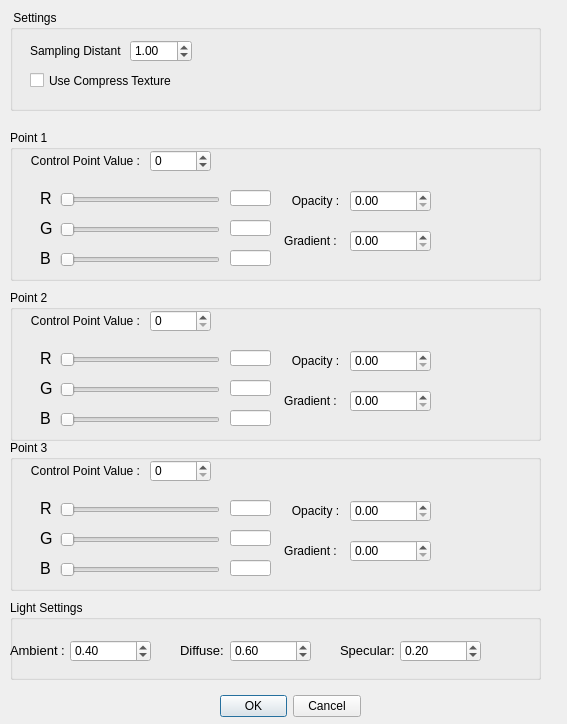
<?xml version="1.0" encoding="UTF-8"?>
<ui version="4.0">
 <class>texturemapper</class>
 <widget class="QDialog" name="texturemapper">
  <property name="geometry">
   <rect>
    <x>0</x>
    <y>0</y>
    <width>567</width>
    <height>724</height>
   </rect>
  </property>
  <property name="windowTitle">
   <string>Texture-based Rendering Settings</string>
  </property>
  <widget class="QDialogButtonBox" name="buttonBox">
   <property name="geometry">
    <rect>
     <x>220</x>
     <y>690</y>
     <width>141</width>
     <height>32</height>
    </rect>
   </property>
   <property name="orientation">
    <enum>Qt::Horizontal</enum>
   </property>
   <property name="standardButtons">
    <set>QDialogButtonBox::Cancel|QDialogButtonBox::Ok</set>
   </property>
   <property name="centerButtons">
    <bool>true</bool>
   </property>
  </widget>
  <widget class="QGroupBox" name="groupBox_4">
   <property name="geometry">
    <rect>
     <x>10</x>
     <y>600</y>
     <width>531</width>
     <height>80</height>
    </rect>
   </property>
   <property name="title">
    <string>Light Settings</string>
   </property>
   <widget class="QLabel" name="label_7">
    <property name="geometry">
     <rect>
      <x>0</x>
      <y>40</y>
      <width>61</width>
      <height>21</height>
     </rect>
    </property>
    <property name="font">
     <font>
      <pointsize>10</pointsize>
     </font>
    </property>
    <property name="text">
     <string>Ambient :</string>
    </property>
   </widget>
   <widget class="QLabel" name="label_8">
    <property name="geometry">
     <rect>
      <x>170</x>
      <y>40</y>
      <width>51</width>
      <height>21</height>
     </rect>
    </property>
    <property name="font">
     <font>
      <pointsize>10</pointsize>
     </font>
    </property>
    <property name="text">
     <string>Diffuse:</string>
    </property>
   </widget>
   <widget class="QLabel" name="label_9">
    <property name="geometry">
     <rect>
      <x>330</x>
      <y>40</y>
      <width>61</width>
      <height>21</height>
     </rect>
    </property>
    <property name="font">
     <font>
      <pointsize>10</pointsize>
     </font>
    </property>
    <property name="text">
     <string>Specular:</string>
    </property>
   </widget>
   <widget class="QDoubleSpinBox" name="_Ambient">
    <property name="geometry">
     <rect>
      <x>60</x>
      <y>40</y>
      <width>81</width>
      <height>22</height>
     </rect>
    </property>
    <property name="maximum">
     <double>1.000000000000000</double>
    </property>
    <property name="singleStep">
     <double>0.100000000000000</double>
    </property>
    <property name="value">
     <double>0.400000000000000</double>
    </property>
   </widget>
   <widget class="QDoubleSpinBox" name="_Diffuse">
    <property name="geometry">
     <rect>
      <x>220</x>
      <y>40</y>
      <width>81</width>
      <height>22</height>
     </rect>
    </property>
    <property name="maximum">
     <double>1.000000000000000</double>
    </property>
    <property name="singleStep">
     <double>0.100000000000000</double>
    </property>
    <property name="value">
     <double>0.600000000000000</double>
    </property>
   </widget>
   <widget class="QDoubleSpinBox" name="_Specular">
    <property name="geometry">
     <rect>
      <x>390</x>
      <y>40</y>
      <width>81</width>
      <height>22</height>
     </rect>
    </property>
    <property name="maximum">
     <double>1.000000000000000</double>
    </property>
    <property name="singleStep">
     <double>0.100000000000000</double>
    </property>
    <property name="value">
     <double>0.200000000000000</double>
    </property>
   </widget>
  </widget>
  <widget class="QGroupBox" name="groupBox">
   <property name="geometry">
    <rect>
     <x>10</x>
     <y>130</y>
     <width>531</width>
     <height>151</height>
    </rect>
   </property>
   <property name="title">
    <string>Point 1</string>
   </property>
   <widget class="QLabel" name="label">
    <property name="geometry">
     <rect>
      <x>20</x>
      <y>20</y>
      <width>111</width>
      <height>21</height>
     </rect>
    </property>
    <property name="text">
     <string>Control Point Value :</string>
    </property>
    <property name="alignment">
     <set>Qt::AlignCenter</set>
    </property>
   </widget>
   <widget class="QLabel" name="label_2">
    <property name="geometry">
     <rect>
      <x>30</x>
      <y>60</y>
      <width>91</width>
      <height>16</height>
     </rect>
    </property>
    <property name="font">
     <font>
      <pointsize>12</pointsize>
     </font>
    </property>
    <property name="text">
     <string>R</string>
    </property>
    <property name="textFormat">
     <enum>Qt::AutoText</enum>
    </property>
   </widget>
   <widget class="QLabel" name="label_4">
    <property name="geometry">
     <rect>
      <x>30</x>
      <y>90</y>
      <width>91</width>
      <height>16</height>
     </rect>
    </property>
    <property name="font">
     <font>
      <pointsize>12</pointsize>
     </font>
    </property>
    <property name="text">
     <string>G</string>
    </property>
    <property name="textFormat">
     <enum>Qt::AutoText</enum>
    </property>
   </widget>
   <widget class="QLabel" name="label_5">
    <property name="geometry">
     <rect>
      <x>30</x>
      <y>120</y>
      <width>91</width>
      <height>16</height>
     </rect>
    </property>
    <property name="font">
     <font>
      <pointsize>12</pointsize>
     </font>
    </property>
    <property name="text">
     <string>B</string>
    </property>
    <property name="textFormat">
     <enum>Qt::AutoText</enum>
    </property>
   </widget>
   <widget class="QSlider" name="_P1_R">
    <property name="geometry">
     <rect>
      <x>50</x>
      <y>60</y>
      <width>160</width>
      <height>19</height>
     </rect>
    </property>
    <property name="maximum">
     <number>255</number>
    </property>
    <property name="orientation">
     <enum>Qt::Horizontal</enum>
    </property>
   </widget>
   <widget class="QSlider" name="_P1_G">
    <property name="geometry">
     <rect>
      <x>50</x>
      <y>90</y>
      <width>160</width>
      <height>19</height>
     </rect>
    </property>
    <property name="maximum">
     <number>255</number>
    </property>
    <property name="orientation">
     <enum>Qt::Horizontal</enum>
    </property>
   </widget>
   <widget class="QSlider" name="_P1_B">
    <property name="geometry">
     <rect>
      <x>50</x>
      <y>120</y>
      <width>160</width>
      <height>19</height>
     </rect>
    </property>
    <property name="maximum">
     <number>255</number>
    </property>
    <property name="orientation">
     <enum>Qt::Horizontal</enum>
    </property>
   </widget>
   <widget class="QLabel" name="label_3">
    <property name="geometry">
     <rect>
      <x>250</x>
      <y>60</y>
      <width>111</width>
      <height>21</height>
     </rect>
    </property>
    <property name="text">
     <string>Opacity :</string>
    </property>
    <property name="alignment">
     <set>Qt::AlignCenter</set>
    </property>
   </widget>
   <widget class="QDoubleSpinBox" name="_P1_Opacity">
    <property name="geometry">
     <rect>
      <x>340</x>
      <y>60</y>
      <width>81</width>
      <height>22</height>
     </rect>
    </property>
    <property name="maximum">
     <double>1.000000000000000</double>
    </property>
    <property name="singleStep">
     <double>0.100000000000000</double>
    </property>
   </widget>
   <widget class="QSpinBox" name="_P1_Value">
    <property name="geometry">
     <rect>
      <x>140</x>
      <y>20</y>
      <width>61</width>
      <height>22</height>
     </rect>
    </property>
    <property name="minimum">
     <number>-10000</number>
    </property>
    <property name="maximum">
     <number>10000</number>
    </property>
    <property name="singleStep">
     <number>50</number>
    </property>
   </widget>
   <widget class="QLabel" name="label_6">
    <property name="geometry">
     <rect>
      <x>260</x>
      <y>100</y>
      <width>81</width>
      <height>21</height>
     </rect>
    </property>
    <property name="text">
     <string>Gradient :</string>
    </property>
    <property name="alignment">
     <set>Qt::AlignCenter</set>
    </property>
   </widget>
   <widget class="QDoubleSpinBox" name="_P1_Gradient">
    <property name="geometry">
     <rect>
      <x>340</x>
      <y>100</y>
      <width>81</width>
      <height>22</height>
     </rect>
    </property>
    <property name="maximum">
     <double>1.000000000000000</double>
    </property>
    <property name="singleStep">
     <double>0.100000000000000</double>
    </property>
   </widget>
   <widget class="QLineEdit" name="R1">
    <property name="geometry">
     <rect>
      <x>220</x>
      <y>60</y>
      <width>41</width>
      <height>16</height>
     </rect>
    </property>
    <property name="readOnly">
     <bool>true</bool>
    </property>
   </widget>
   <widget class="QLineEdit" name="G1">
    <property name="geometry">
     <rect>
      <x>220</x>
      <y>90</y>
      <width>41</width>
      <height>16</height>
     </rect>
    </property>
    <property name="readOnly">
     <bool>true</bool>
    </property>
   </widget>
   <widget class="QLineEdit" name="B1">
    <property name="geometry">
     <rect>
      <x>220</x>
      <y>120</y>
      <width>41</width>
      <height>16</height>
     </rect>
    </property>
    <property name="readOnly">
     <bool>true</bool>
    </property>
   </widget>
  </widget>
  <widget class="QGroupBox" name="groupBox_2">
   <property name="geometry">
    <rect>
     <x>10</x>
     <y>290</y>
     <width>531</width>
     <height>151</height>
    </rect>
   </property>
   <property name="title">
    <string>Point 2</string>
   </property>
   <widget class="QLabel" name="label_13">
    <property name="geometry">
     <rect>
      <x>20</x>
      <y>20</y>
      <width>111</width>
      <height>21</height>
     </rect>
    </property>
    <property name="text">
     <string>Control Point Value :</string>
    </property>
    <property name="alignment">
     <set>Qt::AlignCenter</set>
    </property>
   </widget>
   <widget class="QLabel" name="label_14">
    <property name="geometry">
     <rect>
      <x>30</x>
      <y>60</y>
      <width>91</width>
      <height>16</height>
     </rect>
    </property>
    <property name="font">
     <font>
      <pointsize>12</pointsize>
     </font>
    </property>
    <property name="text">
     <string>R</string>
    </property>
    <property name="textFormat">
     <enum>Qt::AutoText</enum>
    </property>
   </widget>
   <widget class="QLabel" name="label_15">
    <property name="geometry">
     <rect>
      <x>30</x>
      <y>90</y>
      <width>91</width>
      <height>16</height>
     </rect>
    </property>
    <property name="font">
     <font>
      <pointsize>12</pointsize>
     </font>
    </property>
    <property name="text">
     <string>G</string>
    </property>
    <property name="textFormat">
     <enum>Qt::AutoText</enum>
    </property>
   </widget>
   <widget class="QLabel" name="label_16">
    <property name="geometry">
     <rect>
      <x>30</x>
      <y>120</y>
      <width>91</width>
      <height>16</height>
     </rect>
    </property>
    <property name="font">
     <font>
      <pointsize>12</pointsize>
     </font>
    </property>
    <property name="text">
     <string>B</string>
    </property>
    <property name="textFormat">
     <enum>Qt::AutoText</enum>
    </property>
   </widget>
   <widget class="QSlider" name="_P2_R">
    <property name="geometry">
     <rect>
      <x>50</x>
      <y>60</y>
      <width>160</width>
      <height>19</height>
     </rect>
    </property>
    <property name="maximum">
     <number>255</number>
    </property>
    <property name="orientation">
     <enum>Qt::Horizontal</enum>
    </property>
   </widget>
   <widget class="QSlider" name="_P2_G">
    <property name="geometry">
     <rect>
      <x>50</x>
      <y>90</y>
      <width>160</width>
      <height>19</height>
     </rect>
    </property>
    <property name="maximum">
     <number>255</number>
    </property>
    <property name="orientation">
     <enum>Qt::Horizontal</enum>
    </property>
   </widget>
   <widget class="QSlider" name="_P2_B">
    <property name="geometry">
     <rect>
      <x>50</x>
      <y>120</y>
      <width>160</width>
      <height>19</height>
     </rect>
    </property>
    <property name="maximum">
     <number>255</number>
    </property>
    <property name="orientation">
     <enum>Qt::Horizontal</enum>
    </property>
   </widget>
   <widget class="QLabel" name="label_17">
    <property name="geometry">
     <rect>
      <x>250</x>
      <y>60</y>
      <width>111</width>
      <height>21</height>
     </rect>
    </property>
    <property name="text">
     <string>Opacity :</string>
    </property>
    <property name="alignment">
     <set>Qt::AlignCenter</set>
    </property>
   </widget>
   <widget class="QDoubleSpinBox" name="_P2_Opacity">
    <property name="geometry">
     <rect>
      <x>340</x>
      <y>60</y>
      <width>81</width>
      <height>22</height>
     </rect>
    </property>
    <property name="maximum">
     <double>1.000000000000000</double>
    </property>
    <property name="singleStep">
     <double>0.100000000000000</double>
    </property>
   </widget>
   <widget class="QSpinBox" name="_P2_Value">
    <property name="geometry">
     <rect>
      <x>140</x>
      <y>20</y>
      <width>61</width>
      <height>22</height>
     </rect>
    </property>
    <property name="maximum">
     <number>10000</number>
    </property>
    <property name="singleStep">
     <number>50</number>
    </property>
   </widget>
   <widget class="QLabel" name="label_18">
    <property name="geometry">
     <rect>
      <x>260</x>
      <y>100</y>
      <width>81</width>
      <height>21</height>
     </rect>
    </property>
    <property name="text">
     <string>Gradient :</string>
    </property>
    <property name="alignment">
     <set>Qt::AlignCenter</set>
    </property>
   </widget>
   <widget class="QDoubleSpinBox" name="_P2_Gradient">
    <property name="geometry">
     <rect>
      <x>340</x>
      <y>100</y>
      <width>81</width>
      <height>22</height>
     </rect>
    </property>
    <property name="maximum">
     <double>1.000000000000000</double>
    </property>
    <property name="singleStep">
     <double>0.100000000000000</double>
    </property>
   </widget>
   <widget class="QLineEdit" name="R2">
    <property name="geometry">
     <rect>
      <x>220</x>
      <y>60</y>
      <width>41</width>
      <height>16</height>
     </rect>
    </property>
    <property name="readOnly">
     <bool>true</bool>
    </property>
   </widget>
   <widget class="QLineEdit" name="G2">
    <property name="geometry">
     <rect>
      <x>220</x>
      <y>90</y>
      <width>41</width>
      <height>16</height>
     </rect>
    </property>
    <property name="readOnly">
     <bool>true</bool>
    </property>
   </widget>
   <widget class="QLineEdit" name="B2">
    <property name="geometry">
     <rect>
      <x>220</x>
      <y>120</y>
      <width>41</width>
      <height>16</height>
     </rect>
    </property>
    <property name="readOnly">
     <bool>true</bool>
    </property>
   </widget>
  </widget>
  <widget class="QGroupBox" name="groupBox_3">
   <property name="geometry">
    <rect>
     <x>10</x>
     <y>440</y>
     <width>531</width>
     <height>151</height>
    </rect>
   </property>
   <property name="title">
    <string>Point 3</string>
   </property>
   <widget class="QLabel" name="label_19">
    <property name="geometry">
     <rect>
      <x>20</x>
      <y>20</y>
      <width>111</width>
      <height>21</height>
     </rect>
    </property>
    <property name="text">
     <string>Control Point Value :</string>
    </property>
    <property name="alignment">
     <set>Qt::AlignCenter</set>
    </property>
   </widget>
   <widget class="QLabel" name="label_20">
    <property name="geometry">
     <rect>
      <x>30</x>
      <y>60</y>
      <width>91</width>
      <height>16</height>
     </rect>
    </property>
    <property name="font">
     <font>
      <pointsize>12</pointsize>
     </font>
    </property>
    <property name="text">
     <string>R</string>
    </property>
    <property name="textFormat">
     <enum>Qt::AutoText</enum>
    </property>
   </widget>
   <widget class="QLabel" name="label_21">
    <property name="geometry">
     <rect>
      <x>30</x>
      <y>90</y>
      <width>91</width>
      <height>16</height>
     </rect>
    </property>
    <property name="font">
     <font>
      <pointsize>12</pointsize>
     </font>
    </property>
    <property name="text">
     <string>G</string>
    </property>
    <property name="textFormat">
     <enum>Qt::AutoText</enum>
    </property>
   </widget>
   <widget class="QLabel" name="label_22">
    <property name="geometry">
     <rect>
      <x>30</x>
      <y>120</y>
      <width>91</width>
      <height>16</height>
     </rect>
    </property>
    <property name="font">
     <font>
      <pointsize>12</pointsize>
     </font>
    </property>
    <property name="text">
     <string>B</string>
    </property>
    <property name="textFormat">
     <enum>Qt::AutoText</enum>
    </property>
   </widget>
   <widget class="QSlider" name="_P3_R">
    <property name="geometry">
     <rect>
      <x>50</x>
      <y>60</y>
      <width>160</width>
      <height>19</height>
     </rect>
    </property>
    <property name="maximum">
     <number>255</number>
    </property>
    <property name="orientation">
     <enum>Qt::Horizontal</enum>
    </property>
   </widget>
   <widget class="QSlider" name="_P3_G">
    <property name="geometry">
     <rect>
      <x>50</x>
      <y>90</y>
      <width>160</width>
      <height>19</height>
     </rect>
    </property>
    <property name="maximum">
     <number>255</number>
    </property>
    <property name="orientation">
     <enum>Qt::Horizontal</enum>
    </property>
   </widget>
   <widget class="QSlider" name="_P3_B">
    <property name="geometry">
     <rect>
      <x>50</x>
      <y>120</y>
      <width>160</width>
      <height>19</height>
     </rect>
    </property>
    <property name="maximum">
     <number>255</number>
    </property>
    <property name="orientation">
     <enum>Qt::Horizontal</enum>
    </property>
   </widget>
   <widget class="QLabel" name="label_23">
    <property name="geometry">
     <rect>
      <x>250</x>
      <y>60</y>
      <width>111</width>
      <height>21</height>
     </rect>
    </property>
    <property name="text">
     <string>Opacity :</string>
    </property>
    <property name="alignment">
     <set>Qt::AlignCenter</set>
    </property>
   </widget>
   <widget class="QDoubleSpinBox" name="_P3_Opacity">
    <property name="geometry">
     <rect>
      <x>340</x>
      <y>60</y>
      <width>81</width>
      <height>22</height>
     </rect>
    </property>
    <property name="maximum">
     <double>1.000000000000000</double>
    </property>
    <property name="singleStep">
     <double>0.100000000000000</double>
    </property>
   </widget>
   <widget class="QSpinBox" name="_P3_Value">
    <property name="geometry">
     <rect>
      <x>140</x>
      <y>20</y>
      <width>61</width>
      <height>22</height>
     </rect>
    </property>
    <property name="maximum">
     <number>10000</number>
    </property>
    <property name="singleStep">
     <number>50</number>
    </property>
   </widget>
   <widget class="QLabel" name="label_24">
    <property name="geometry">
     <rect>
      <x>260</x>
      <y>100</y>
      <width>81</width>
      <height>21</height>
     </rect>
    </property>
    <property name="text">
     <string>Gradient :</string>
    </property>
    <property name="alignment">
     <set>Qt::AlignCenter</set>
    </property>
   </widget>
   <widget class="QDoubleSpinBox" name="_P3_Gradient">
    <property name="geometry">
     <rect>
      <x>340</x>
      <y>100</y>
      <width>81</width>
      <height>22</height>
     </rect>
    </property>
    <property name="maximum">
     <double>1.000000000000000</double>
    </property>
    <property name="singleStep">
     <double>0.100000000000000</double>
    </property>
   </widget>
   <widget class="QLineEdit" name="R3">
    <property name="geometry">
     <rect>
      <x>220</x>
      <y>60</y>
      <width>41</width>
      <height>16</height>
     </rect>
    </property>
    <property name="readOnly">
     <bool>true</bool>
    </property>
   </widget>
   <widget class="QLineEdit" name="G3">
    <property name="geometry">
     <rect>
      <x>220</x>
      <y>90</y>
      <width>41</width>
      <height>16</height>
     </rect>
    </property>
    <property name="readOnly">
     <bool>true</bool>
    </property>
   </widget>
   <widget class="QLineEdit" name="B3">
    <property name="geometry">
     <rect>
      <x>220</x>
      <y>120</y>
      <width>41</width>
      <height>16</height>
     </rect>
    </property>
    <property name="readOnly">
     <bool>true</bool>
    </property>
   </widget>
  </widget>
  <widget class="QGroupBox" name="groupBox_5">
   <property name="geometry">
    <rect>
     <x>10</x>
     <y>10</y>
     <width>531</width>
     <height>101</height>
    </rect>
   </property>
   <property name="title">
    <string> Settings</string>
   </property>
   <widget class="QLabel" name="label_10">
    <property name="geometry">
     <rect>
      <x>20</x>
      <y>30</y>
      <width>91</width>
      <height>21</height>
     </rect>
    </property>
    <property name="text">
     <string>Sampling Distant: </string>
    </property>
   </widget>
   <widget class="QDoubleSpinBox" name="_distant">
    <property name="geometry">
     <rect>
      <x>120</x>
      <y>30</y>
      <width>62</width>
      <height>22</height>
     </rect>
    </property>
    <property name="maximum">
     <double>10.000000000000000</double>
    </property>
    <property name="singleStep">
     <double>0.100000000000000</double>
    </property>
    <property name="value">
     <double>1.000000000000000</double>
    </property>
   </widget>
   <widget class="QCheckBox" name="_useCompress">
    <property name="geometry">
     <rect>
      <x>20</x>
      <y>60</y>
      <width>161</width>
      <height>21</height>
     </rect>
    </property>
    <property name="text">
     <string>Use Compress Texture</string>
    </property>
   </widget>
  </widget>
 </widget>
 <resources/>
 <connections>
  <connection>
   <sender>buttonBox</sender>
   <signal>accepted()</signal>
   <receiver>texturemapper</receiver>
   <slot>accept()</slot>
   <hints>
    <hint type="sourcelabel">
     <x>248</x>
     <y>254</y>
    </hint>
    <hint type="destinationlabel">
     <x>157</x>
     <y>274</y>
    </hint>
   </hints>
  </connection>
  <connection>
   <sender>buttonBox</sender>
   <signal>rejected()</signal>
   <receiver>texturemapper</receiver>
   <slot>reject()</slot>
   <hints>
    <hint type="sourcelabel">
     <x>316</x>
     <y>260</y>
    </hint>
    <hint type="destinationlabel">
     <x>286</x>
     <y>274</y>
    </hint>
   </hints>
  </connection>
 </connections>
</ui>
